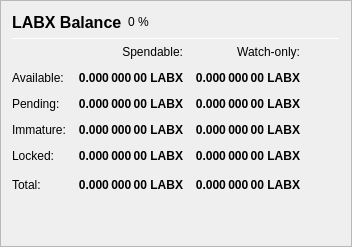
                   <widget class="QFrame" name="frame_Balances">
                    <property name="frameShape">
                     <enum>QFrame::StyledPanel</enum>
                    </property>
                    <property name="frameShadow">
                     <enum>QFrame::Raised</enum>
                    </property>
                    <layout class="QVBoxLayout" name="verticalLayout_4">
                     <item>
                      <layout class="QHBoxLayout" name="horizontalLayout_4">
                       <item>
                        <widget class="QLabel" name="label_5">
                         <property name="minimumSize">
                          <size>
                           <width>0</width>
                           <height>20</height>
                          </size>
                         </property>
                         <property name="font">
                          <font>
                           <pointsize>12</pointsize>
                           <weight>75</weight>
                           <bold>true</bold>
                          </font>
                         </property>
                         <property name="text">
                          <string>LABX Balance</string>
                         </property>
                        </widget>
                       </item>
                       <item>
                        <widget class="QLabel" name="labelLABXPercent">
                         <property name="text">
                          <string notr="true">0 %</string>
                         </property>
                        </widget>
                       </item>
                       <item>
                        <spacer name="horizontalSpacer_3">
                         <property name="orientation">
                          <enum>Qt::Horizontal</enum>
                         </property>
                         <property name="sizeHint" stdset="0">
                          <size>
                           <width>40</width>
                           <height>20</height>
                          </size>
                         </property>
                        </spacer>
                       </item>
                      </layout>
                     </item>
                     <item>
                      <widget class="Line" name="line_Balance">
                       <property name="minimumSize">
                        <size>
                         <width>0</width>
                         <height>1</height>
                        </size>
                       </property>
                       <property name="maximumSize">
                        <size>
                         <width>16777215</width>
                         <height>1</height>
                        </size>
                       </property>
                       <property name="orientation">
                        <enum>Qt::Horizontal</enum>
                       </property>
                      </widget>
                     </item>
                     <item>
                      <layout class="QGridLayout" name="gridLayout">
                       <property name="spacing">
                        <number>12</number>
                       </property>
                       <item row="0" column="1">
                        <widget class="QLabel" name="labelSpendable">
                         <property name="text">
                          <string>Spendable:</string>
                         </property>
                         <property name="alignment">
                          <set>Qt::AlignRight|Qt::AlignTrailing|Qt::AlignVCenter</set>
                         </property>
                        </widget>
                       </item>
                       <item row="0" column="2">
                        <widget class="QLabel" name="labelWatchonly">
                         <property name="text">
                          <string>Watch-only:</string>
                         </property>
                         <property name="alignment">
                          <set>Qt::AlignRight|Qt::AlignTrailing|Qt::AlignVCenter</set>
                         </property>
                        </widget>
                       </item>
                       <item row="1" column="0">
                        <widget class="QLabel" name="labelBalanceText">
                         <property name="text">
                          <string>Available:</string>
                         </property>
                        </widget>
                       </item>
                       <item row="1" column="1">
                        <widget class="QLabel" name="labelBalance">
                         <property name="font">
                          <font>
                           <weight>75</weight>
                           <bold>true</bold>
                          </font>
                         </property>
                         <property name="cursor">
                          <cursorShape>IBeamCursor</cursorShape>
                         </property>
                         <property name="toolTip">
                          <string>Your current spendable balance</string>
                         </property>
                         <property name="text">
                          <string notr="true">0.000 000 00 LABX</string>
                         </property>
                         <property name="alignment">
                          <set>Qt::AlignRight|Qt::AlignTrailing|Qt::AlignVCenter</set>
                         </property>
                         <property name="textInteractionFlags">
                          <set>Qt::LinksAccessibleByMouse|Qt::TextSelectableByKeyboard|Qt::TextSelectableByMouse</set>
                         </property>
                        </widget>
                       </item>
                       <item row="1" column="2">
                        <widget class="QLabel" name="labelWatchAvailable">
                         <property name="font">
                          <font>
                           <weight>75</weight>
                           <bold>true</bold>
                          </font>
                         </property>
                         <property name="cursor">
                          <cursorShape>IBeamCursor</cursorShape>
                         </property>
                         <property name="toolTip">
                          <string>Your current balance in watch-only addresses</string>
                         </property>
                         <property name="text">
                          <string notr="true">0.000 000 00 LABX</string>
                         </property>
                         <property name="alignment">
                          <set>Qt::AlignRight|Qt::AlignTrailing|Qt::AlignVCenter</set>
                         </property>
                         <property name="textInteractionFlags">
                          <set>Qt::LinksAccessibleByMouse|Qt::TextSelectableByKeyboard|Qt::TextSelectableByMouse</set>
                         </property>
                        </widget>
                       </item>
                       <item row="2" column="0">
                        <widget class="QLabel" name="labelPendingText">
                         <property name="text">
                          <string>Pending:</string>
                         </property>
                        </widget>
                       </item>
                       <item row="2" column="1">
                        <widget class="QLabel" name="labelUnconfirmed">
                         <property name="font">
                          <font>
                           <weight>75</weight>
                           <bold>true</bold>
                          </font>
                         </property>
                         <property name="cursor">
                          <cursorShape>IBeamCursor</cursorShape>
                         </property>
                         <property name="toolTip">
                          <string>Total of transactions that have yet to be confirmed, and do not yet count toward the spendable balance</string>
                         </property>
                         <property name="text">
                          <string notr="true">0.000 000 00 LABX</string>
                         </property>
                         <property name="alignment">
                          <set>Qt::AlignRight|Qt::AlignTrailing|Qt::AlignVCenter</set>
                         </property>
                         <property name="textInteractionFlags">
                          <set>Qt::LinksAccessibleByMouse|Qt::TextSelectableByKeyboard|Qt::TextSelectableByMouse</set>
                         </property>
                        </widget>
                       </item>
                       <item row="2" column="2">
                        <widget class="QLabel" name="labelWatchPending">
                         <property name="font">
                          <font>
                           <weight>75</weight>
                           <bold>true</bold>
                          </font>
                         </property>
                         <property name="cursor">
                          <cursorShape>IBeamCursor</cursorShape>
                         </property>
                         <property name="toolTip">
                          <string>Unconfirmed transactions to watch-only addresses</string>
                         </property>
                         <property name="text">
                          <string notr="true">0.000 000 00 LABX</string>
                         </property>
                         <property name="alignment">
                          <set>Qt::AlignRight|Qt::AlignTrailing|Qt::AlignVCenter</set>
                         </property>
                         <property name="textInteractionFlags">
                          <set>Qt::LinksAccessibleByMouse|Qt::TextSelectableByKeyboard|Qt::TextSelectableByMouse</set>
                         </property>
                        </widget>
                       </item>
                       <item row="3" column="0">
                        <widget class="QLabel" name="labelImmatureText">
                         <property name="text">
                          <string>Immature:</string>
                         </property>
                        </widget>
                       </item>
                       <item row="3" column="1">
                        <widget class="QLabel" name="labelImmature">
                         <property name="font">
                          <font>
                           <weight>75</weight>
                           <bold>true</bold>
                          </font>
                         </property>
                         <property name="cursor">
                          <cursorShape>IBeamCursor</cursorShape>
                         </property>
                         <property name="toolTip">
                          <string>Staked or masternode rewards that has not yet matured</string>
                         </property>
                         <property name="text">
                          <string notr="true">0.000 000 00 LABX</string>
                         </property>
                         <property name="alignment">
                          <set>Qt::AlignRight|Qt::AlignTrailing|Qt::AlignVCenter</set>
                         </property>
                         <property name="textInteractionFlags">
                          <set>Qt::LinksAccessibleByMouse|Qt::TextSelectableByKeyboard|Qt::TextSelectableByMouse</set>
                         </property>
                        </widget>
                       </item>
                       <item row="3" column="2">
                        <widget class="QLabel" name="labelWatchImmature">
                         <property name="font">
                          <font>
                           <weight>75</weight>
                           <bold>true</bold>
                          </font>
                         </property>
                         <property name="cursor">
                          <cursorShape>IBeamCursor</cursorShape>
                         </property>
                         <property name="toolTip">
                          <string>Staked or masternode rewards in watch-only addresses that has not yet matured</string>
                         </property>
                         <property name="text">
                          <string notr="true">0.000 000 00 LABX</string>
                         </property>
                         <property name="alignment">
                          <set>Qt::AlignRight|Qt::AlignTrailing|Qt::AlignVCenter</set>
                         </property>
                         <property name="textInteractionFlags">
                          <set>Qt::LinksAccessibleByMouse|Qt::TextSelectableByKeyboard|Qt::TextSelectableByMouse</set>
                         </property>
                        </widget>
                       </item>
                       <item row="4" column="0">
                        <widget class="QLabel" name="labelLockedBalanceText">
                         <property name="toolTip">
                          <string>Locked LABX or Masternode collaterals. These are excluded from zLABX minting.</string>
                         </property>
                         <property name="text">
                          <string>Locked:</string>
                         </property>
                        </widget>
                       </item>
                       <item row="4" column="1">
                        <widget class="QLabel" name="labelLockedBalance">
                         <property name="font">
                          <font>
                           <weight>75</weight>
                           <bold>true</bold>
                          </font>
                         </property>
                         <property name="cursor">
                          <cursorShape>IBeamCursor</cursorShape>
                         </property>
                         <property name="toolTip">
                          <string>Locked LABX or Masternode collaterals. These are excluded from zLABX minting.</string>
                         </property>
                         <property name="text">
                          <string notr="true">0.000 000 00 LABX</string>
                         </property>
                         <property name="alignment">
                          <set>Qt::AlignRight|Qt::AlignTrailing|Qt::AlignVCenter</set>
                         </property>
                         <property name="textInteractionFlags">
                          <set>Qt::LinksAccessibleByMouse|Qt::TextSelectableByKeyboard|Qt::TextSelectableByMouse</set>
                         </property>
                        </widget>
                       </item>
                       <item row="4" column="2">
                        <widget class="QLabel" name="labelWatchLocked">
                         <property name="font">
                          <font>
                           <weight>75</weight>
                           <bold>true</bold>
                          </font>
                         </property>
                         <property name="cursor">
                          <cursorShape>IBeamCursor</cursorShape>
                         </property>
                         <property name="toolTip">
                          <string>Current locked balance in watch-only addresses</string>
                         </property>
                         <property name="text">
                          <string notr="true">0.000 000 00 LABX</string>
                         </property>
                         <property name="alignment">
                          <set>Qt::AlignRight|Qt::AlignTrailing|Qt::AlignVCenter</set>
                         </property>
                         <property name="textInteractionFlags">
                          <set>Qt::LinksAccessibleByMouse|Qt::TextSelectableByKeyboard|Qt::TextSelectableByMouse</set>
                         </property>
                        </widget>
                       </item>
                       <item row="5" column="0">
                        <widget class="QLabel" name="labelTotalText">
                         <property name="toolTip">
                          <string>Your current LABX balance, unconfirmed and immature transactions included</string>
                         </property>
                         <property name="text">
                          <string>Total:</string>
                         </property>
                        </widget>
                       </item>
                       <item row="5" column="1">
                        <widget class="QLabel" name="labelTotal">
                         <property name="font">
                          <font>
                           <weight>75</weight>
                           <bold>true</bold>
                          </font>
                         </property>
                         <property name="cursor">
                          <cursorShape>IBeamCursor</cursorShape>
                         </property>
                         <property name="toolTip">
                          <string>Your current LABX balance, unconfirmed and immature transactions included</string>
                         </property>
                         <property name="text">
                          <string notr="true">0.000 000 00 LABX</string>
                         </property>
                         <property name="alignment">
                          <set>Qt::AlignRight|Qt::AlignTrailing|Qt::AlignVCenter</set>
                         </property>
                         <property name="textInteractionFlags">
                          <set>Qt::LinksAccessibleByMouse|Qt::TextSelectableByKeyboard|Qt::TextSelectableByMouse</set>
                         </property>
                        </widget>
                       </item>
                       <item row="5" column="2">
                        <widget class="QLabel" name="labelWatchTotal">
                         <property name="font">
                          <font>
                           <weight>75</weight>
                           <bold>true</bold>
                          </font>
                         </property>
                         <property name="cursor">
                          <cursorShape>IBeamCursor</cursorShape>
                         </property>
                         <property name="toolTip">
                          <string>Current total balance in watch-only addresses</string>
                         </property>
                         <property name="text">
                          <string notr="true">0.000 000 00 LABX</string>
                         </property>
                         <property name="alignment">
                          <set>Qt::AlignRight|Qt::AlignTrailing|Qt::AlignVCenter</set>
                         </property>
                         <property name="textInteractionFlags">
                          <set>Qt::LinksAccessibleByMouse|Qt::TextSelectableByKeyboard|Qt::TextSelectableByMouse</set>
                         </property>
                        </widget>
                       </item>
                       <item row="5" column="3">
                        <spacer name="horizontalSpacer_9">
                         <property name="orientation">
                          <enum>Qt::Horizontal</enum>
                         </property>
                         <property name="sizeHint" stdset="0">
                          <size>
                           <width>40</width>
                           <height>20</height>
                          </size>
                         </property>
                        </spacer>
                       </item>
                      </layout>
                     </item>
                     <item>
                      <spacer name="verticalSpacer_3">
                       <property name="orientation">
                        <enum>Qt::Vertical</enum>
                       </property>
                       <property name="sizeHint" stdset="0">
                        <size>
                         <width>20</width>
                         <height>40</height>
                        </size>
                       </property>
                      </spacer>
                     </item>
                    </layout>
                   </widget>
